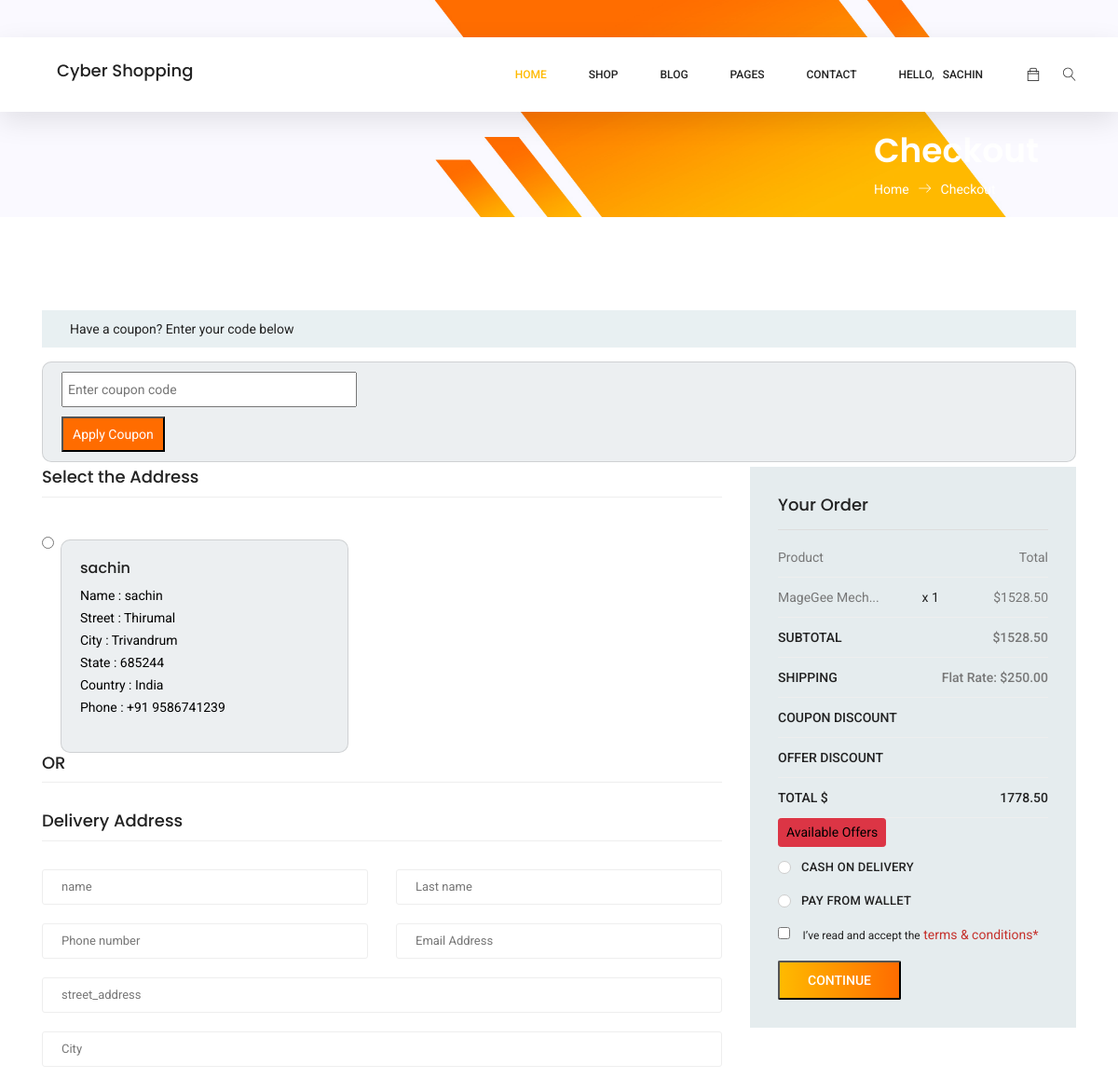
Before: /checkout/ (signed in, upper part) with the older database file.
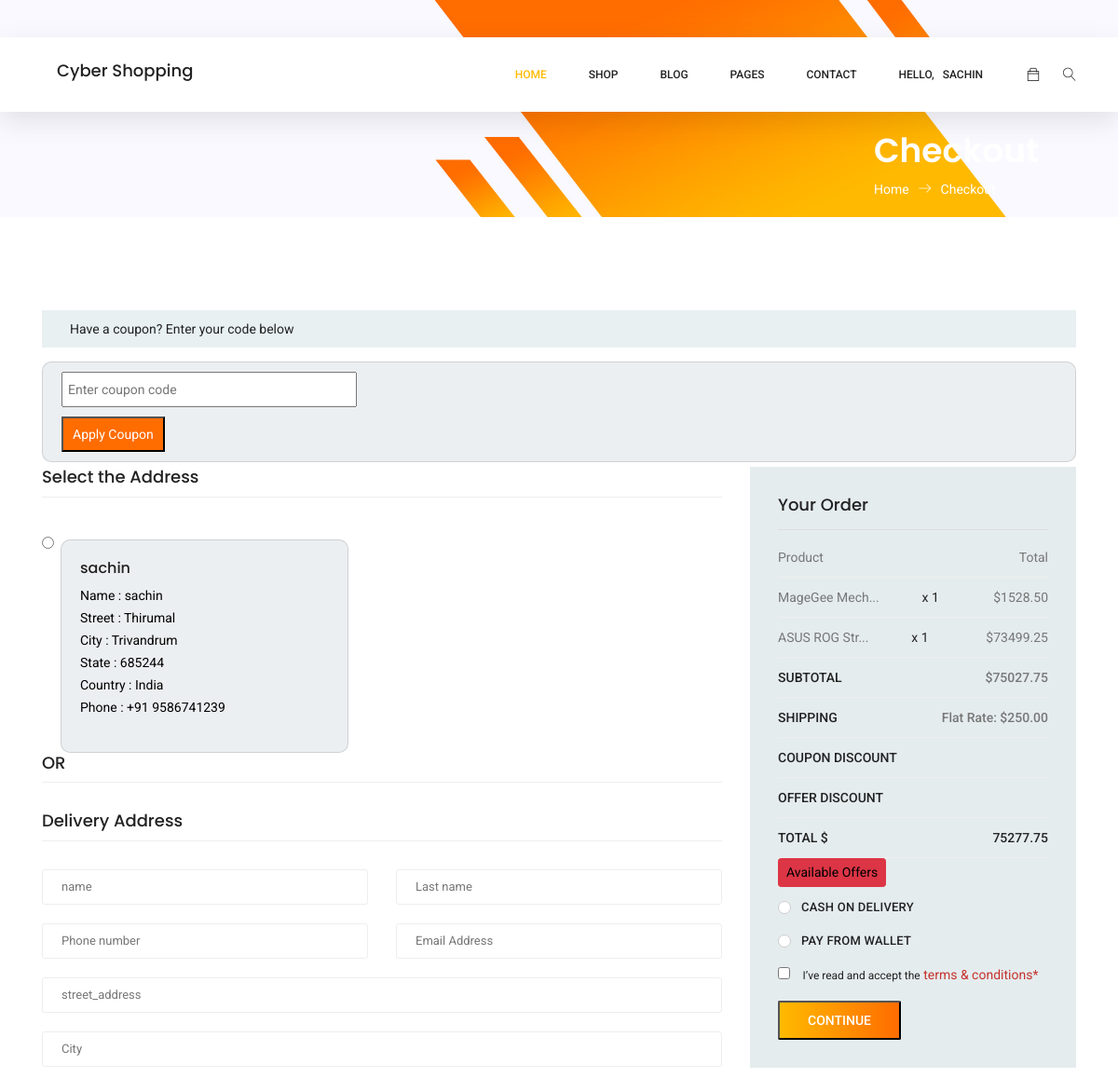
After: the same page with the newer database file.
### products/models.py (models this page shows, shortened)
class Address(models.Model):
    user = models.ForeignKey(Custom_User, on_delete=models.DO_NOTHING)
    name = models.CharField( max_length=200, blank= True)
    street_address = models.CharField(max_length=255)
    city = models.CharField(max_length=100)
    state = models.CharField(max_length=100, blank=True, null=True)
    postal_code = models.CharField(max_length=20)
    country = models.CharField(max_length=100)
    phone_number = models.CharField(max_length=20 ,null=True, blank=True)
    is_removed = models.BooleanField(default=False)
    class Meta:
        verbose_name_plural = "Address"
    def __str__(self) -> str:
        return f"Name : {self.user}\nStreet : {self.street_address}\nCity : {self.city}\nState : {self.postal_code}\nCountry : {self.country}\nPhone : {self.phone_number}"

class Custom_User(AbstractUser):
    STATUS_CHOICES = [
        ('Active', 'Active'),
        ('Blocked', 'Blocked'),
    ]
    email = models.EmailField(unique=True)  # Make the email field unique
    status = models.CharField(default="Active", max_length=20, null=True, blank=True, choices=STATUS_CHOICES)
    image = models.ImageField(upload_to='uploads/users/', null=True, blank=True)
    phone = models.CharField(max_length=14,  null=True, blank=True)
    groups = models.ManyToManyField(Group, blank=True, related_name='custom_user_set')
    user_permissions = models.ManyToManyField(Permission, blank=True, related_name='custom_user_set')
    def __str__(self):
        return self.username

class Cart(models.Model):
    user = models.ForeignKey(Custom_User, on_delete=models.CASCADE)
    product = models.ForeignKey(Product, on_delete=models.CASCADE)
    quantity = models.PositiveIntegerField(default=1)
    @property
    def discount_price(self):
        try:
            per = self.product.offer.discount_percentage
            discounted_price = self.product.price - (self.product.price * per / 100)
            return round(discounted_price, 2)
        except:
            return self.product.price
    @property
    def total_cost(self):
        return self.quantity * self.discount_price

class  Product(models.Model):
    product_name = models.CharField(max_length=100)
    description = models.TextField()
    price = models.DecimalField(max_digits=10, decimal_places=2, default=0)
    stock_quantity = models.IntegerField()
    color = models.CharField(max_length=50)
    brand = models.ForeignKey('Brand', on_delete=models.CASCADE)
    category = models.ForeignKey('Category', on_delete=models.CASCADE)
    subcategories = models.ManyToManyField("SubCategory", blank=True)
    image = models.ImageField(upload_to='uploads/product/')
    offer = models.ForeignKey(Offers, on_delete=models.DO_NOTHING, null=True, blank=True)
    product_is_deleted = models.BooleanField(default=False, null=True, blank=True)
    specification = models.TextField(null=True, blank=True)
    objects = ProductManager()
    all_objects = models.Manager()

class Offers(models.Model):
    offer_name = models.CharField(max_length=50)
    description = models.TextField()
    is_active = models.BooleanField(default=False)
    discount_percentage = models.DecimalField(max_digits=10, decimal_places=2)
    class Meta:
        verbose_name_plural = "Offers"

### products/views.py (the view, shortened to what this page needs)
# urls.py: path('checkout/', views.checkout, name='checkout'),
def checkout(request):
    user=request.user
    try:
        user_wallet = Wallet.objects.get(user=user)
        has_wallet = True
    except:
        has_wallet = False
    addresses = Address.objects.filter(user=user, is_removed=False)
    cart_items = Cart.objects.filter(user=user)
    amount = 0
    shipping_cost = 250
    cart_product = [p for p in Cart.objects.all() if p.user == request.user]
    categories = []
    category_offers = []
    if cart_product:
        for p in cart_product:
            tempamount = (p.quantity * p.discount_price)
            amount+= tempamount
            categories.append(p.product.category)
        total = amount + shipping_cost
    if len(categories) > 0:
        try:
            for category in categories:
                category_offers.append(Category_offer.objects.get(Q(category=category) & Q(is_active=True)))
        except:
            pass
        print("category offers : ",category_offers)
    context = {
        "addresses" : addresses,
        "amount" : amount,
        "cart_items": cart_items,
        "total" : total,
        "has_wallet" : has_wallet,
        "category_offers" : category_offers,
    }
    return render(request, 'shop_customer_checkout.html', context)

### products/models.py (called while the page is built)
    def __str__(self) -> str:
        return self.category_name

    def __str__(self) -> str:
        return f"{self.offer_name} for {self.category}"

### products/templates/shop_customer_checkout.html (shortened to what the changed rows need)
{% extends 'shopbase.html' %}
{% load static %}
{% block body %}
    <section class="banner-area organic-breadcrumb" style="height: 233px;">
        <div class="container">
            <div class="breadcrumb-banner d-flex flex-wrap align-items-center justify-content-end" style="padding: 10px 0 30px 0;">
                <div class="col-first">
                    <h1>Checkout</h1>
                </div>
            </div>
        </div>
    </section>
    <section class="checkout_area section_gap">
        <div class="container">
            <div class="check_title">
                <h2>Have a coupon? Enter your code below</h2>
            </div>
            <div class="billing_details">
                <div class="row">
                        <div class="col-lg-8">
                        <form action="{% url 'paymentDone' %}"  method="GET" id="paymentform">
                            <div style=" white-space: nowrap; display: flex;">
                                {% for address in addresses %}
                                <div class="form-check mt-2 mb-5">
                                    <input class="form-check-input" type="radio" name="custid" id="custadd{{forloop.counter}}" value="{{address.id}}">
                                </div>
                                <div class="card" style="overflow: hidden; width: 309px;">
                                    <div class="card-body" >
                                    <h5>{{ address.name }}</h5>
                                    <p>{{ address|linebreaksbr|safe }}</p>
                                    </div>
                                </div>
                                {% endfor %}
                            </div>
                            </div>
                            <div class="col-lg-4">
                                <div class="order_box">
                                    <h2>Your Order</h2>
                                    <ul class="list">
                                        {% for item in  cart_items %}
                                        <li>
                                            <a href="#">{{ item.product.product_name|slice:":12" }}{% if item.product.product_name|length > 12 %}...{% endif %}<span class="middle" style="text-align: center;
                                        ">x {{ item.quantity }}</span>
                                         <span class="last">${{ item.total_cost }}</span>
                                        </a>
                                        </li>
                                        {% endfor %}
                                    </ul>
                                    <ul class="list list_2">
                                        <li><a href="#">Subtotal <span>${{ amount }}</span></a></li>
                                        <li><a href="#" >Total $<span id="total_value">{{ total }}</span></a></li>
                                    </ul>
                                    </div>
                        </div>
                </div>
            </div>
        </div>
    </section>
{% endblock body %}

Changed rows visible on the page:
added Cart: product.product_name "ASUS ROG Str", quantity "1", total_cost "73499.25"
Other visible differences:
{{ amount }}: "1528.50" → "75027.75"
{{ total }}: "1778.50" → "75277.75"
